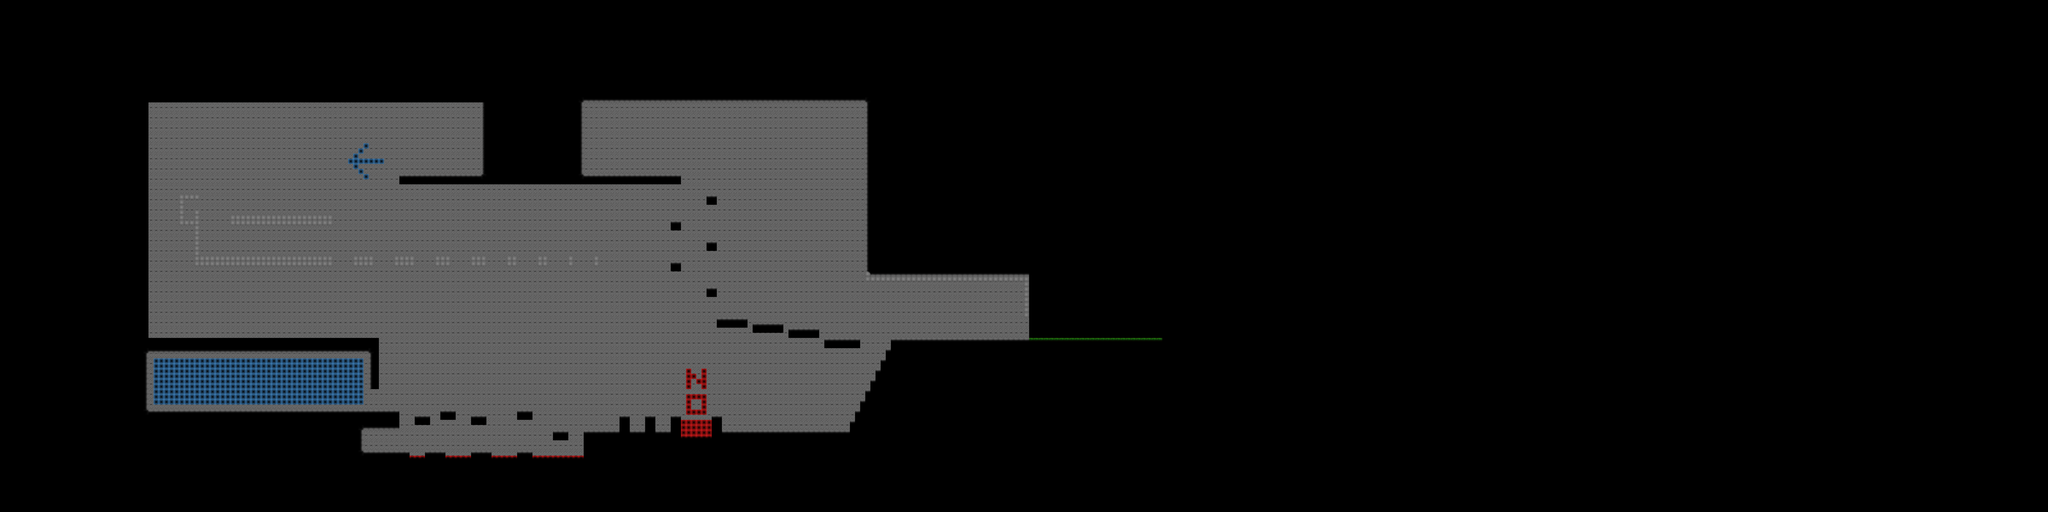

A level layout from a 2D game, rendered from its tile map. Below: a short description, then the map file with tile-grid data replaced by summaries:
An orthogonal 400x100 tile map with 32x32 px tiles, 4 tile layers (Background, Ground, Overlay, Shadow), 3 tilesets and 107 objects.

<map version="1.0" orientation="orthogonal" renderorder="right-up" width="400" height="100" tilewidth="32" tileheight="32" nextobjectid="590">
 <tileset firstgid="1" name="texture" tilewidth="32" tileheight="32" tilecount="256">
  <image source="texture.png" width="512" height="512" />
 </tileset>
 <tileset firstgid="257" name="shadow" tilewidth="32" tileheight="32" tilecount="30">
  <image source="shadow.png" width="160" height="192" />
 </tileset>
 <tileset firstgid="287" name="environment" tilewidth="32" tileheight="32" tilecount="256">
  <image source="environment.png" width="512" height="512" />
 </tileset>
 <layer name="Background" width="400" height="100">
  <data>[40000 cells, 12215 non-empty, 4 distinct tile ids]</data>
 </layer>
 <layer name="Ground" width="400" height="100">
  <data>[40000 cells, 1044 non-empty, 4 distinct tile ids]</data>
 </layer>
 <layer name="Overlay" width="400" height="100">
  <data>[40000 cells, 120 non-empty, 2 distinct tile ids]</data>
 </layer>
 <layer name="Shadow" width="400" height="100">
  <data>[40000 cells, 12286 non-empty, 5 distinct tile ids]</data>
 </layer>
 <objectgroup name="Spawn">
  <object id="469" x="1024" y="2400" width="32" height="32" />
 </objectgroup>
 <objectgroup name="End">
  <object id="582" x="6496" y="2016" width="32" height="32" />
 </objectgroup>
 <objectgroup name="Collision">
  <object id="457" x="896" y="2176" width="32" height="384" />
  <object id="458" x="928" y="2176" width="1408" height="32" />
  <object id="459" x="2304" y="2208" width="32" height="224" />
  <object id="461" x="2592" y="2592" width="96" height="32" />
  <object id="462" x="2752" y="2560" width="96" height="32" />
  <object id="463" x="2944" y="2592" width="96" height="32" />
  <object id="464" x="2656" y="2816" width="128" height="32" />
  <object id="465" x="2944" y="2816" width="128" height="32" />
  <object id="466" x="3232" y="2816" width="96" height="32" />
  <object id="467" x="3456" y="2688" width="96" height="32" />
  <object id="468" x="3232" y="2560" width="96" height="32" />
  <object id="470" x="896" y="2560" width="1600" height="32" />
  <object id="473" x="3648" y="2688" width="608" height="64" />
  <object id="474" x="3872" y="2592" width="64" height="96" />
  <object id="475" x="4032" y="2592" width="64" height="96" />
  <object id="476" x="4192" y="2592" width="64" height="96" />
  <object id="477" x="4448" y="2592" width="64" height="160" />
  <object id="478" x="4512" y="2688" width="864" height="64" />
  <object id="479" x="5312" y="2624" width="96" height="64" />
  <object id="480" x="5344" y="2560" width="64" height="64" />
  <object id="481" x="5376" y="2496" width="64" height="64" />
  <object id="484" x="5408" y="2432" width="96" height="64" />
  <object id="485" x="5440" y="2368" width="96" height="64" />
  <object id="486" x="5472" y="2304" width="96" height="64" />
  <object id="487" x="5504" y="2240" width="96" height="64" />
  <object id="488" x="5536" y="2176" width="64" height="64" />
  <object id="490" x="5152" y="2112" width="224" height="64" />
  <object id="491" x="4928" y="2048" width="192" height="64" />
  <object id="492" x="4704" y="2016" width="192" height="64" />
  <object id="493" x="4480" y="1984" width="192" height="64" />
  <object id="496" x="4416" y="1792" width="64" height="64" />
  <object id="497" x="4192" y="1632" width="64" height="64" />
  <object id="498" x="4416" y="1504" width="64" height="64" />
  <object id="499" x="4192" y="1376" width="64" height="64" />
  <object id="500" x="4416" y="1216" width="64" height="64" />
  <object id="502" x="2240" y="2816" width="320" height="32" />
  <object id="503" x="2240" y="2656" width="32" height="160" />
  <object id="504" x="2272" y="2656" width="224" height="32" />
  <object id="505" x="2464" y="2592" width="32" height="64" />
  <object id="509" x="2496" y="1088" width="1760" height="64" />
  <object id="511" x="3424" y="896" width="32" height="192" />
  <object id="517" x="5568" y="2112" width="1696" height="64" />
  <object id="518" x="6400" y="1728" width="32" height="256" />
  <object id="519" x="5408" y="1728" width="992" height="32" />
  <object id="542" x="1216" y="1600" width="864" height="64" />
  <object id="543" x="1440" y="1344" width="640" height="64" />
  <object id="544" x="1216" y="1312" width="32" height="96" />
  <object id="545" x="1120" y="1216" width="128" height="32" />
  <object id="546" x="1120" y="1248" width="32" height="160" />
  <object id="548" x="1152" y="1376" width="64" height="32" />
  <object id="549" x="2208" y="1600" width="128" height="64" />
  <object id="550" x="2464" y="1600" width="128" height="64" />
  <object id="551" x="2720" y="1600" width="96" height="64" />
  <object id="552" x="2944" y="1600" width="96" height="64" />
  <object id="553" x="3168" y="1600" width="64" height="64" />
  <object id="554" x="3360" y="1600" width="64" height="64" />
  <object id="555" x="3552" y="1600" width="32" height="64" />
  <object id="556" x="3712" y="1600" width="32" height="64" />
  <object id="567" x="1216" y="1408" width="32" height="192" />
 </objectgroup>
 <objectgroup name="Item_Point_100">
  <object id="520" x="2624" y="2528" width="32" height="32" />
  <object id="521" x="2976" y="2528" width="32" height="32" />
  <object id="522" x="3488" y="2624" width="32" height="32" />
  <object id="523" x="2976" y="2752" width="32" height="32" />
  <object id="524" x="2688" y="2752" width="32" height="32" />
  <object id="525" x="4192" y="2528" width="32" height="32" />
  <object id="526" x="4416" y="1728" width="32" height="32" />
  <object id="527" x="4192" y="1568" width="32" height="32" />
  <object id="528" x="4416" y="1440" width="32" height="32" />
  <object id="529" x="4192" y="1312" width="32" height="32" />
  <object id="530" x="4416" y="1152" width="32" height="32" />
  <object id="564" x="2304" y="1504" width="32" height="32" />
 </objectgroup>
 <objectgroup name="Item_Point_200">
  <object id="531" x="1824" y="2432" width="32" height="32" />
  <object id="532" x="1920" y="2432" width="32" height="32" />
  <object id="533" x="2016" y="2432" width="32" height="32" />
  <object id="568" x="1408" y="1472" width="32" height="32" />
  <object id="573" x="2464" y="1504" width="32" height="32" />
  <object id="574" x="2784" y="1504" width="32" height="32" />
 </objectgroup>
 <objectgroup name="Item_Point_500">
  <object id="512" x="2528" y="960" width="32" height="32" />
  <object id="513" x="2560" y="928" width="32" height="32" />
  <object id="514" x="2592" y="960" width="32" height="32" />
  <object id="515" x="2560" y="992" width="32" height="32" />
  <object id="571" x="1920" y="1248" width="32" height="32" />
  <object id="575" x="3200" y="1504" width="32" height="32" />
  <object id="577" x="3392" y="1504" width="32" height="32" />
 </objectgroup>
 <objectgroup name="Item_Point_1000">
  <object id="472" x="2368" y="2720" width="32" height="32" />
  <object id="578" x="3552" y="1504" width="32" height="32" />
  </objectgroup>
 <objectgroup name="Item_Health">
  <!-- 18 objects omitted --></objectgroup>
 <objectgroup name="Item_Weapon_Green" />
 <objectgroup name="Item_Weapon_Blue" />
 <objectgroup name="Item_Weapon_Red" />
 <objectgroup name="Item_Weapon_Yellow">
  <!-- 17 objects omitted --></objectgroup>
 <objectgroup name="Enemy_Alien_Fingus">
  <!-- 16 objects omitted --></objectgroup>
 <objectgroup name="Enemy_Alien_Soldier">
  <!-- 9 objects omitted --></objectgroup>
 <objectgroup name="Enemy_Alien_Kugus">
  <!-- 6 objects omitted --></objectgroup>
 <objectgroup name="Enemy_Alien_BigMama" />
 <objectgroup name="Enemy_Alien_BigDaddy">
  <!-- 4 objects omitted --></objectgroup>
 <objectgroup name="Enemy_Alien_Special">
  <!-- 3 objects omitted --></objectgroup>
 <objectgroup name="Enemy_Alien_Kefos">
  <!-- 2 objects omitted --></objectgroup>
</map>
<!-- 19 of 107 objects omitted -->
